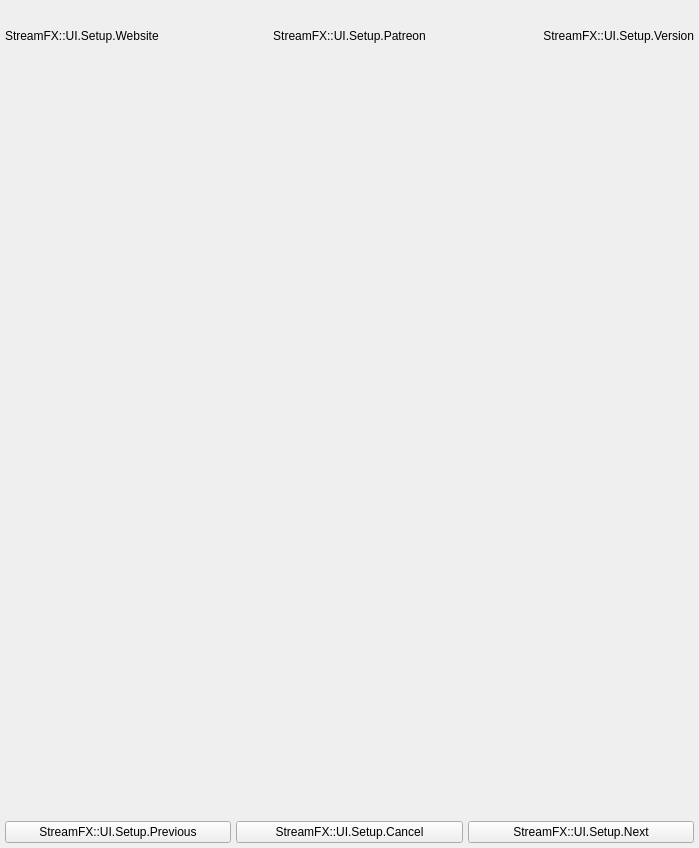
<?xml version="1.0" encoding="UTF-8"?>
<ui version="4.0">
 <class>Form</class>
 <widget class="QWidget" name="Form">
  <property name="geometry">
   <rect>
    <x>0</x>
    <y>0</y>
    <width>699</width>
    <height>848</height>
   </rect>
  </property>
  <property name="windowTitle">
   <string>StreamFX::UI.Setup.Title</string>
  </property>
  <layout class="QVBoxLayout" name="verticalLayout_2">
   <property name="spacing">
    <number>10</number>
   </property>
   <property name="leftMargin">
    <number>5</number>
   </property>
   <property name="topMargin">
    <number>5</number>
   </property>
   <property name="rightMargin">
    <number>5</number>
   </property>
   <property name="bottomMargin">
    <number>5</number>
   </property>
   <item>
    <layout class="QVBoxLayout" name="verticalLayout">
     <property name="spacing">
      <number>10</number>
     </property>
     <item>
      <widget class="QLabel" name="logo">
       <property name="sizePolicy">
        <sizepolicy hsizetype="Preferred" vsizetype="Maximum">
         <horstretch>0</horstretch>
         <verstretch>0</verstretch>
        </sizepolicy>
       </property>
       <property name="text">
        <string/>
       </property>
       <property name="pixmap">
        <pixmap resource="streamfx.qrc">:/logos/streamfx_logo</pixmap>
       </property>
       <property name="alignment">
        <set>Qt::AlignCenter</set>
       </property>
      </widget>
     </item>
     <item>
      <layout class="QHBoxLayout" name="horizontalLayout_3">
       <property name="spacing">
        <number>10</number>
       </property>
       <item>
        <widget class="QLabel" name="websiteLabel">
         <property name="text">
          <string>StreamFX::UI.Setup.Website</string>
         </property>
        </widget>
       </item>
       <item>
        <widget class="QLabel" name="patreonLabel">
         <property name="text">
          <string>StreamFX::UI.Setup.Patreon</string>
         </property>
         <property name="alignment">
          <set>Qt::AlignCenter</set>
         </property>
        </widget>
       </item>
       <item>
        <widget class="QLabel" name="versionLabel">
         <property name="text">
          <string>StreamFX::UI.Setup.Version</string>
         </property>
         <property name="alignment">
          <set>Qt::AlignRight|Qt::AlignTrailing|Qt::AlignVCenter</set>
         </property>
        </widget>
       </item>
      </layout>
     </item>
    </layout>
   </item>
   <item>
    <widget class="QStackedWidget" name="setupPager">
     <property name="sizePolicy">
      <sizepolicy hsizetype="Preferred" vsizetype="Preferred">
       <horstretch>0</horstretch>
       <verstretch>0</verstretch>
      </sizepolicy>
     </property>
     <widget class="QWidget" name="aboutPage">
      <layout class="QHBoxLayout" name="horizontalLayout">
       <property name="spacing">
        <number>0</number>
       </property>
      </layout>
     </widget>
     <widget class="QWidget" name="updaterPage">
      <layout class="QHBoxLayout" name="horizontalLayout">
       <property name="spacing">
        <number>0</number>
       </property>
      </layout>
     </widget>
    </widget>
   </item>
   <item>
    <layout class="QHBoxLayout" name="horizontalLayout">
     <property name="spacing">
      <number>0</number>
     </property>
     <item>
      <spacer name="horizontalSpacer_2">
       <property name="orientation">
        <enum>Qt::Horizontal</enum>
       </property>
       <property name="sizeHint" stdset="0">
        <size>
         <width>0</width>
         <height>0</height>
        </size>
       </property>
      </spacer>
     </item>
     <item>
      <widget class="OBSBrowserWidget" name="widget" native="true">
       <property name="minimumSize">
        <size>
         <width>600</width>
         <height>160</height>
        </size>
       </property>
      </widget>
     </item>
     <item>
      <spacer name="horizontalSpacer">
       <property name="orientation">
        <enum>Qt::Horizontal</enum>
       </property>
       <property name="sizeHint" stdset="0">
        <size>
         <width>0</width>
         <height>0</height>
        </size>
       </property>
      </spacer>
     </item>
    </layout>
   </item>
   <item>
    <layout class="QHBoxLayout" name="horizontalLayout_2">
     <property name="spacing">
      <number>5</number>
     </property>
     <item>
      <widget class="QPushButton" name="prevButton">
       <property name="text">
        <string>StreamFX::UI.Setup.Previous</string>
       </property>
       <property name="autoDefault">
        <bool>true</bool>
       </property>
      </widget>
     </item>
     <item>
      <widget class="QPushButton" name="abortButton">
       <property name="text">
        <string>StreamFX::UI.Setup.Cancel</string>
       </property>
      </widget>
     </item>
     <item>
      <widget class="QPushButton" name="nextButton">
       <property name="text">
        <string>StreamFX::UI.Setup.Next</string>
       </property>
      </widget>
     </item>
    </layout>
   </item>
  </layout>
 </widget>
 <customwidgets>
  <customwidget>
   <class>OBSBrowserWidget</class>
   <extends>QWidget</extends>
   <header>obsbrowserwidget.h</header>
   <container>1</container>
  </customwidget>
 </customwidgets>
 <tabstops>
  <tabstop>nextButton</tabstop>
  <tabstop>prevButton</tabstop>
  <tabstop>abortButton</tabstop>
 </tabstops>
 <resources>
  <include location="streamfx.qrc"/>
 </resources>
 <connections/>
</ui>
